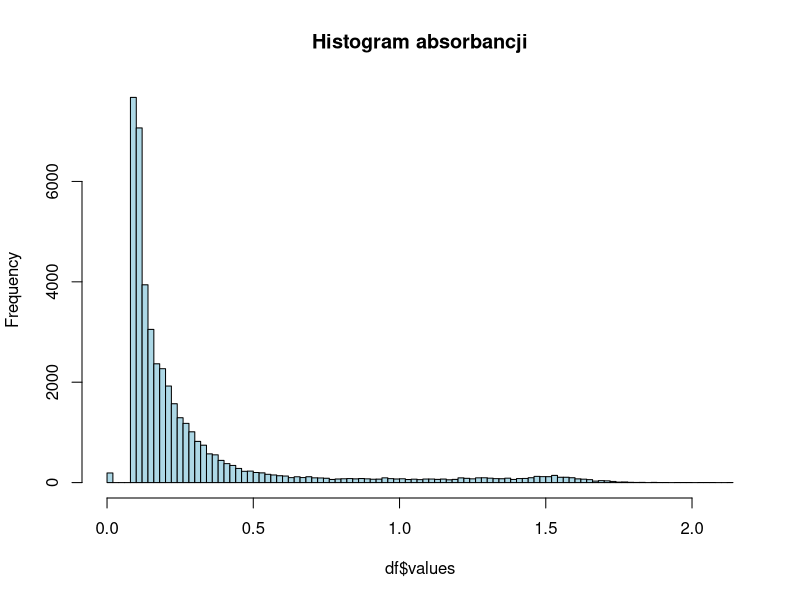
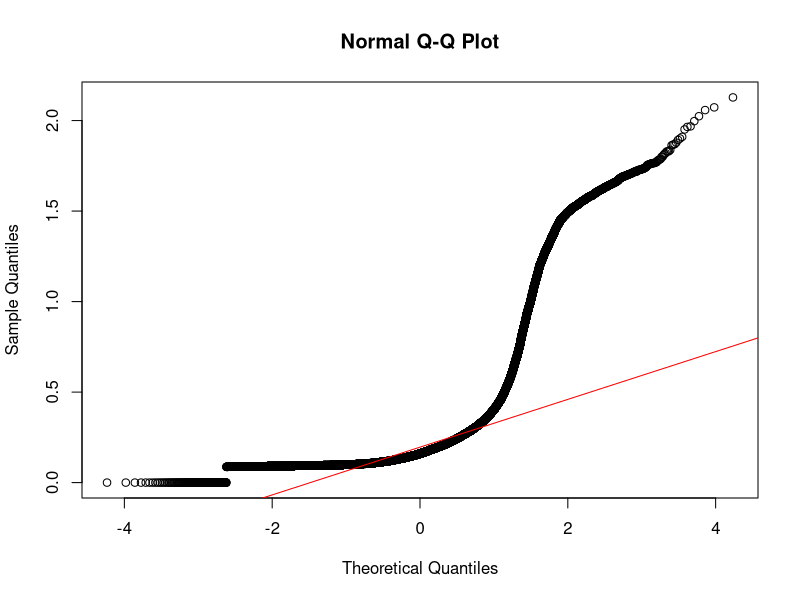
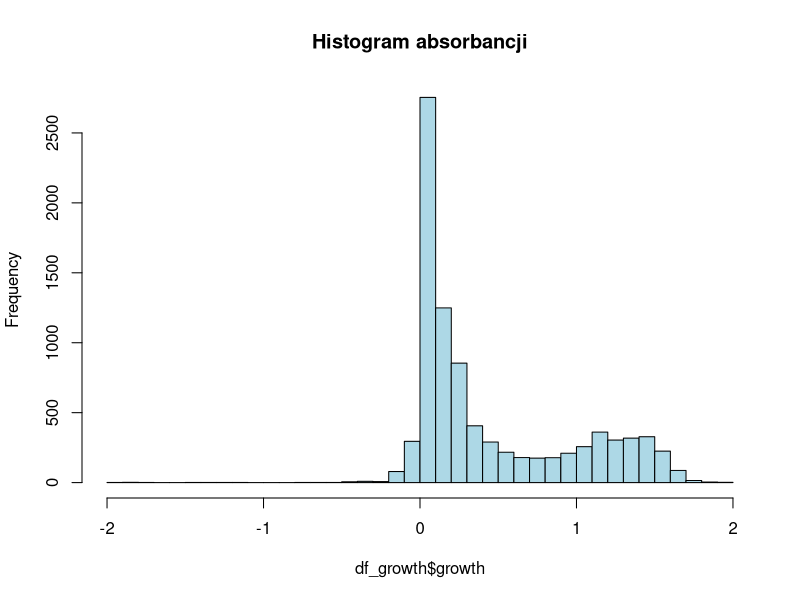

Source code (R) for these figures, in order: (Note: this script raises an error after producing the figures.)
library(tidyverse)
library(ggtext)
library(ggpubr)
library(lme4)
library(scales)
library(broom)

df<-read.csv('biolog_pm_21_25_2_temps.csv', row.names = 1)



#### rozkład danych


hist(df$values, breaks = 100, main = "Histogram absorbancji", col = "lightblue")

qqnorm(df$values)
qqline(df$values, col = 'red')

### rozkład nienormalny, prawoskośne


### dodanie czynnika 'wzrost'

df_growth <- df %>% 
  group_by(Sample,strain, replication, substrate, concentration, temperature) %>% 
  summarise(growth = values[hour==96] - values[hour == 0])

hist(df_growth$growth, breaks = 50, main = "Histogram absorbancji", col = "lightblue")


### przeskaluj dane do modelu, bo są wartości ujemne
df_growth$scaled_growth <- rescale(df_growth$growth, to = c(0,1))

df_growth <- df_growth %>%
  mutate(scaled_growth = scaled_growth + 1e-6)



# Fit the model
model <- glmer(scaled_growth ~ temperature + strain + concentration + replication + (1 | Sample),
               family = Gamma(link='log'), data = df_growth)

summary(model)

tidy(model) %>%
  arrange(p.value) %>%
  filter(p.value < 0.05) 


#check model
hist(residuals(model))
qqnorm(residuals(model))
qqline(residuals(model))

plot(fitted(model), residuals(model))
abline(h = 0, col = "red")


library(effects)
plot(allEffects(model))



########### check substances

full_model <- lmerTest::lmer(scaled_growth ~ substrate + (1|strain) + (1|temperature) + (1|concentration), 
                   data = df_growth)

summary(model)

# Ekstrakcja istotnych substancji
t_substances <- broom.mixed::tidy(full_model) %>% 
  mutate(substrate = gsub("substrate", "", term))

significant_substances <- broom.mixed::tidy(full_model) %>%
  filter(p.value < 0.05 ) %>%
  mutate(substrate = gsub("substrate", "", term)) %>%
  select(substrate, estimate, p.value) %>%
  arrange(desc(estimate))  


# Wykres pudełkowy
box<-significant_substances %>% 
  filter(estimate < 0) %>% 
  ggplot(aes(x = reorder(substrate, -estimate), y = estimate, )) +
  geom_bar(stat = "identity", fill = 'lightblue') +
  coord_flip()+
  labs(
    x = "Substance",
    y = "Estimate (Effect Size)") +
  theme_minimal() +
  theme(legend.position = "none",
        plot.margin = margin(10,10,10,10))
#axis.text.x = element_text(angle = 90, hjust = 1, size = 10))



volcano <- t_substances %>%
  filter(term != '(Intercept)') %>% 
  ggplot(aes(x = estimate, y = -log10(p.value), color = ifelse(p.value < 0.05, "sig", "ns"))) +
  geom_point(size = 3) +
  geom_vline(xintercept = 0, linetype = "dashed") +
  geom_hline(yintercept = -log10(0.05), linetype = "dashed") +
  scale_color_manual(values = c("sig" = "lightblue", "ns" = "lightgray")) +
  labs(x = "Effect Size (Estimate)", y = "-log10(p-value)") +
  theme(legend.position = 'none')+
  theme_minimal()+
  guides(colour=F)

ggarrange(volcano,box, widths = c(1,2), labels='AUTO')

ggsave('plots/manuscript2.png', width = 11, height = 6, bg='white')
